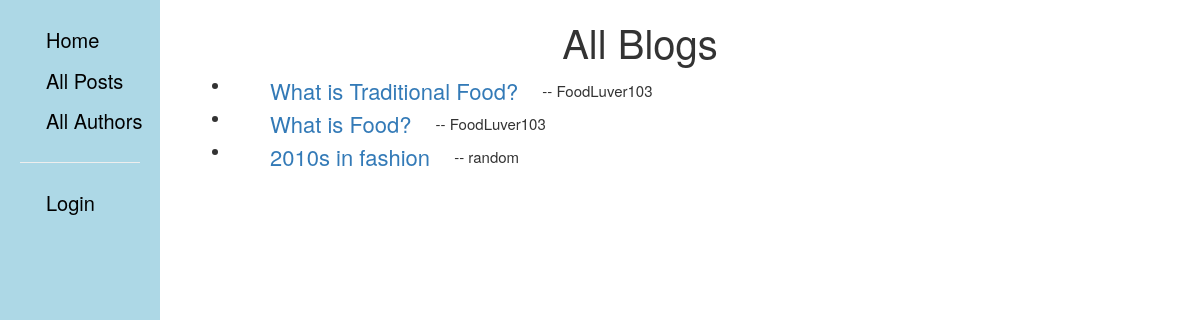
The page /blog/posts/ on the database as committed earlier.
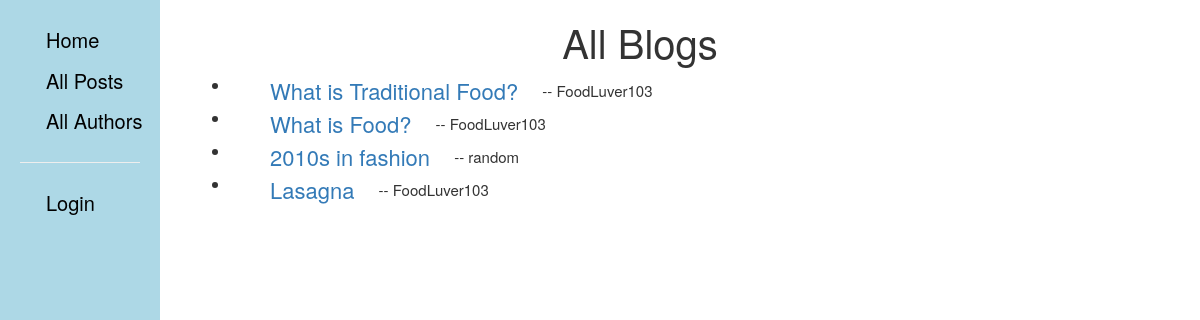
The same page on the database as committed later.
### blog/models.py (models this page shows, shortened)
class Post(models.Model):
    title = models.CharField(max_length=100)
    author = models.ForeignKey(Author, on_delete=models.SET_NULL, null=True)
    summary = models.TextField(max_length=100, help_text='Enter a brief description of the blog')
    text = models.TextField(max_length=2000, help_text="Enter you blog text here.")
    post_date = models.DateField(default=date.today)
    category = models.ManyToManyField(Category, help_text='Select a Category for this blog')
    class Meta:
        ordering = ['-post_date'] #newest to oldest
    def get_absolute_url(self):
        return reverse('post-detail', args=[str(self.id)])

class Author(models.Model):
    name = models.OneToOneField(User, on_delete=models.SET_NULL, null=True)
    bio = models.TextField(max_length=500, help_text="Enter your bio about you")
    class Meta:
        ordering = ['name', 'bio']
    def __str__(self):
        return self.name.username

### blog/views.py (the view)
# urls.py: path('posts/', views.PostListView.as_view(), name='posts'),
class PostListView(generic.ListView):
    model = Post
    paginate_by = 5

### blog/templates/blog/post_list.html
{% extends "base_generic.html" %}
{% block content %}
  <h1>All Blogs</h1>
  {% if post_list %}
  <ul>
    {% for post in post_list %}
      <li>
        <div class = "postlist">
        <a href="{{ post.get_absolute_url }}">{{ post.title }}</a>
        <p>-- {{post.author}}<p>
        </div>
      </li>
    {% endfor %}
  </ul>
  {% else %}
    <p>There are no blogs at the moment.</p>
  {% endif %}
{% endblock %}

### blog/templates/base_generic.html (shortened to what this page needs)
<!DOCTYPE html>
<html lang="en">
   <head>
      <link rel="stylesheet" href="//maxcdn.bootstrapcdn.com/bootstrap/3.2.0/css/bootstrap.min.css">
      <link rel="stylesheet" href="//maxcdn.bootstrapcdn.com/bootstrap/3.2.0/css/bootstrap-theme.min.css">
      {% load static %}
      <link rel="stylesheet" href="{% static 'css/styles.css'%}">
    </head>
   <body>
      <div class='sidenav'>
        <a href="{% url 'index' %}">Home</a>
        <a href="{% url 'posts' %}">All Posts</a>
        <a href="{% url 'authors' %}">All Authors</a>
        <hr style="width:75%;text-align:left;margin-left:20px;">
        {% if user.is_authenticated %}
         <h3> {{ user.get_username }} </h3>
         <a href="{% url 'post-create' %}">Create a new post</a></li>
         <a href="{% url 'logout'%}?next={{request.path}}">Logout</a></li>
        {% else %}
         <a href="{% url 'login'%}?next={{request.path}}">Login</a></li>
       {% endif %}
     </div>
     <div id = "content", name="content", class="main">
      {% block content %}{% endblock %}
     </div>
   </body>
</html>

### blog/static/css/styles.css (style rules this page uses)
.sidenav { height: 100%; width:160px; position: fixed; z-index:1; top:0; left:0; background-color: lightblue; overflow-x: hidden; padding-top:20px }
.sidenav a, h3 { padding:6px 8px 6px 16px; text-decoration: none; font-size: 20px; color: black; display: block; }
.main { margin-left: 180px; margin-right: 100px; padding: 0px 10px; font-size: 15px; }
.main h1 { font-size: 40px; text-align: center; }
.main p { font-size: 18px; padding: 0px 10px; }
.main a { font-size: 20px; padding: 0px 10px; }
.comments p, a { font-size: 15px; margin-left: 30px; padding: 0px 30px; }
.postlist a, .postlist p { display: inline; vertical-align: top; font-size: 22px; line-height: 33px; }
.postlist p { font-size: 15px; font-weight: italic; }

### blog/templates/base_generic.html (style rules this page uses)
.sidenav { height: 100%; width:160px; position: fixed; z-index:1; top:0; left:0; background-color: lightblue; overflow-x: hidden; padding-top:20px }
.sidenav a, h3 { padding:6px 8px 6px 16px; text-decoration: none; font-size: 20px; color: black; display: block; }
.main { margin-left: 180px; margin-right: 100px; padding: 0px 10px; font-size: 15px; }
.main h1 { font-size: 40px; text-align: center; }
.main p { font-size: 18px; padding: 0px 10px; }
.main a { font-size: 20px; padding: 0px 10px; }
.comments p, a { font-size: 15px; margin-left: 30px; padding: 0px 30px; }
.postlist a, .postlist p { display: inline; vertical-align: top; font-size: 22px; line-height: 33px; }
.postlist p { font-size: 15px; font-weight: italic; }

Rows that differ between the two databases and show on the page:
added Post: title "Lasagna", author "FoodLuver103"
